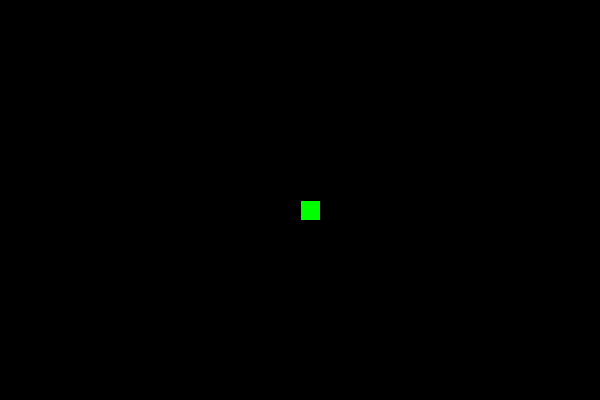
Frame 1 (no input)
Frame 60 (the mouse pressed at the canvas centre just before this capture): identical to frame 1, image omitted
Frame 120 (the mouse held since frame 60 and released just before this capture): identical to frame 1, image omitted

The Processing sketch that drew this single still picture (run headless with seeded random() and noise(); from frame 60 on, the mouse is pressed at the canvas centre):

// Processing sketch: moveRect
// ── moveRect.pde
int x, y;          // Posición de la serpiente
int size = 20;     // Tamaño del rectángulo (segmento de la serpiente)
int speed = 10;    // Velocidad (moverá de a 20 pixeles para que cuadre en la "rejilla")

void setup() {
  size(600, 400);
  x = width / 2;
  y = height / 2;
  rectMode(CORNER);
}

void draw() {
  background(0);
  
  // Dibuja la serpiente (un rectángulo)
  fill(0, 255, 0);
  rect(x, y, size, size);
}

void keyPressed() {
  if (keyCode == UP) {
    y -= speed;
  } else if (keyCode == DOWN) {
    y += speed;
  } else if (keyCode == LEFT) {
    x -= speed;
  } else if (keyCode == RIGHT) {
    x += speed;
  }
  
  // Evitar que la serpiente salga de la ventana
  x = constrain(x, 0, width - size);
  y = constrain(y, 0, height - size);
}
